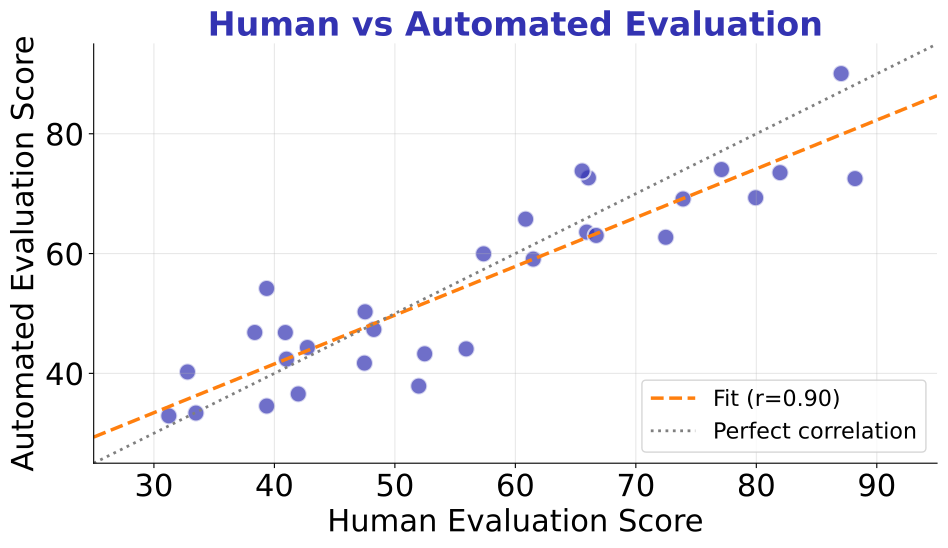

This chart was generated by the following Python code:
"""
Human vs Automated Evaluation Correlation
Week 10 - Agent Evaluation
"""

from pathlib import Path

import matplotlib.pyplot as plt
import numpy as np

plt.rcParams.update(
    {
        "font.size": 24,
        "axes.labelsize": 24,
        "axes.titlesize": 26,
        "xtick.labelsize": 22,
        "ytick.labelsize": 22,
        "legend.fontsize": 18,
        "figure.figsize": (10, 6),
        "figure.dpi": 150,
        "font.family": "sans-serif",
    }
)

MLPURPLE = "#3333B2"
MLBLUE = "#0066CC"
MLORANGE = "#FF7F0E"
MLGREEN = "#2CA02C"
MLGRAY = "#7F7F7F"

np.random.seed(42)

# Simulated human vs automated evaluation scores
n_samples = 30
human_scores = np.random.uniform(30, 90, n_samples)
auto_scores = human_scores + np.random.normal(0, 8, n_samples)
auto_scores = np.clip(auto_scores, 0, 100)

fig, ax = plt.subplots(figsize=(10, 6))

# Scatter plot
ax.scatter(
    human_scores, auto_scores, s=150, c=MLPURPLE, alpha=0.7, edgecolors="white", linewidth=1.5
)

# Add correlation line
z = np.polyfit(human_scores, auto_scores, 1)
p = np.poly1d(z)
x_line = np.linspace(25, 95, 100)
ax.plot(
    x_line,
    p(x_line),
    "--",
    color=MLORANGE,
    linewidth=2.5,
    label=f"Fit (r={np.corrcoef(human_scores, auto_scores)[0,1]:.2f})",
)

# Perfect correlation line
ax.plot([25, 95], [25, 95], ":", color=MLGRAY, linewidth=2, label="Perfect correlation")

ax.set_xlabel("Human Evaluation Score", fontsize=22)
ax.set_ylabel("Automated Evaluation Score", fontsize=22)
ax.set_title("Human vs Automated Evaluation", fontsize=24, fontweight="bold", color=MLPURPLE)
ax.set_xlim(25, 95)
ax.set_ylim(25, 95)
ax.legend(loc="lower right", fontsize=16)
ax.spines["top"].set_visible(False)
ax.spines["right"].set_visible(False)
ax.grid(True, alpha=0.3)

plt.tight_layout()
plt.savefig(Path(__file__).parent / "human_eval.pdf", dpi=300, bbox_inches="tight", facecolor="white")
plt.close()
print(f"Chart saved to {Path(__file__).parent / 'human_eval.pdf'}")
